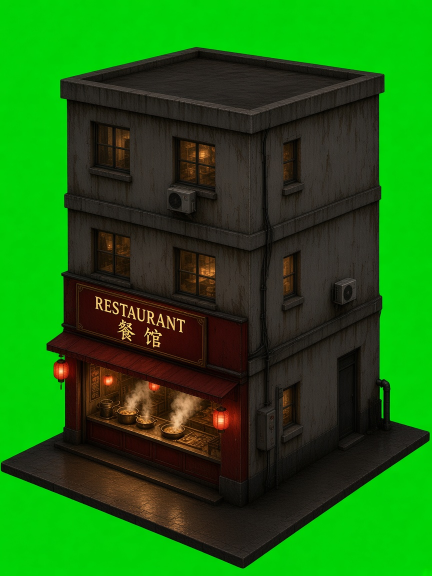
#> input picture art-gen/gen_ag_restaurant.jpg, 864 x 1152 px (shown at 1/2 size)
$ python tools_asiaground.py
#> lines starting #> are read from the running program, lines starting #| are printed output that depends on the picture
### tools_finitions.py
# Finitions visuelles (branche creation/finitions-visuelles). N'écrit jamais dans src/.
# 1) porte du sarcophage v3 (dôme entier)  2) matte du projecteur et de la rotonde  3) table de jeu rectangulaire
import json, math, os, sys
import numpy as np
from PIL import Image
from scipy import ndimage
HERE = os.path.dirname(os.path.abspath(__file__)); sys.path.insert(0, HERE)
import tools_interiors as TI
YAW, PITCH, K = 34.5, 28.8, 50
cy, sy = math.cos(math.radians(YAW)), math.sin(math.radians(YAW))
G = HERE + '/art-gen/'; A = HERE + '/assets/'

def mag_edge_pct(rgba):
    """% des pixels de bord (alpha 1..254, ou opaques à 2 px du transparent) à teinte magenta."""
    a = rgba[..., 3].astype(int); op = a > 0
    edge = ((a > 0) & (a < 255)) | (op & ~ndimage.binary_erosion(op, iterations=2))
    p = rgba[..., :3].astype(int); r, g, b = p[..., 0], p[..., 1], p[..., 2]
    mag = (np.minimum(r, b) - g > 25) & (r > 60) & (b > 60)
    n = edge.sum(); return round(100 * (mag & edge).sum() / max(1, n), 2), int(n)

# [19 lines left out: function rematte, not called in this run]

GATE_SCALE = 1.10  # mesuré : l'arche de gen_steel_gate3 est 0,91x celle de gen_steel_gate2 à largeur totale égale
# [45 lines left out: functions align_to_old, gate, mattes, not called in this run]

def key_green_obj(path):
#> called with path = 'art-gen/gen_ag_restaurant.jpg'
    a = np.asarray(Image.open(path).convert('RGB')).astype(float); r, g, b = a[..., 0], a[..., 1], a[..., 2]
#> after `r, g, b = (a[..., 0], a[..., 1], a[..., 2])`:
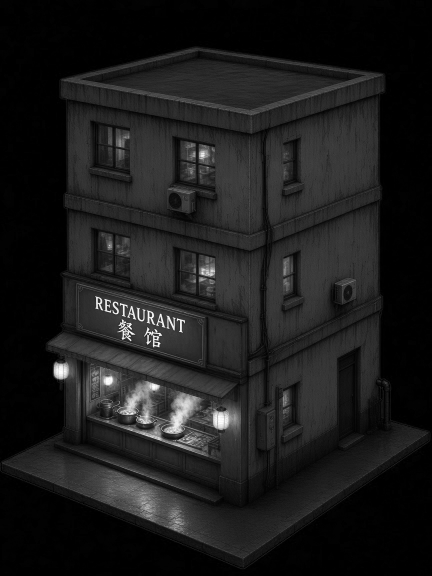
#> r: shape (1152, 864) float64 (shown at 1/2 size); min 0, max 255, mean 27.5
#> after `r, g, b = (a[..., 0], a[..., 1], a[..., 2])`:
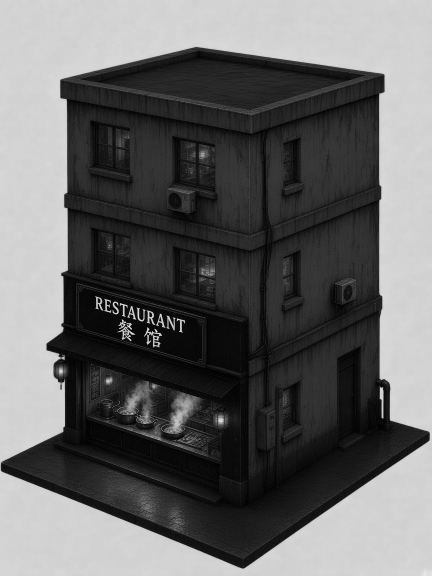
#> g: shape (1152, 864) float64 (shown at 1/2 size); min 0, max 241, mean 102.6
#> after `r, g, b = (a[..., 0], a[..., 1], a[..., 2])`:
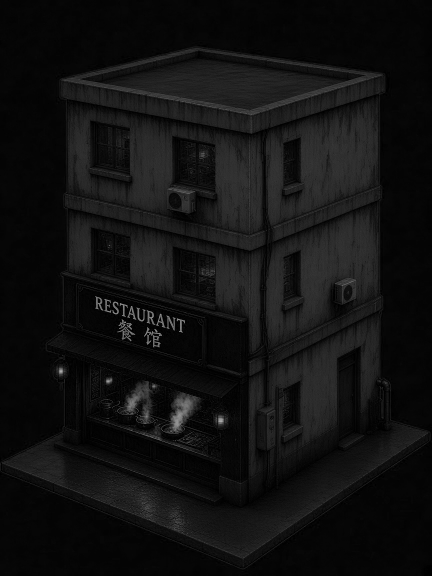
#> b: shape (1152, 864) float64 (shown at 1/2 size); min 0, max 190, mean 16.9
    ex = g - np.maximum(r, b)                      # fond vert vif (0, 230, 0)
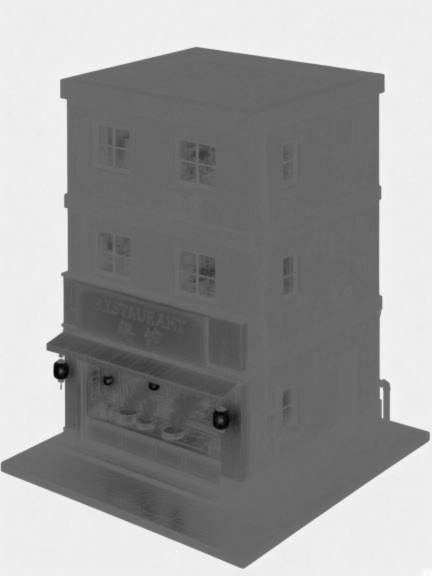
#> ex: shape (1152, 864) float64 (shown at 1/2 size); min -168, max 232, mean 73.4; drawn with min black and max white
    al = np.clip((150 - ex) / 60, 0, 1)
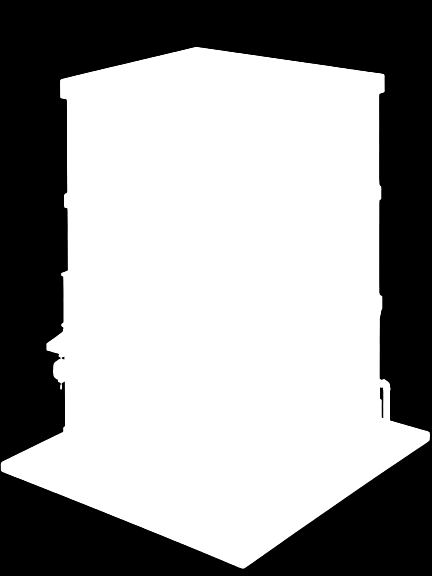
#> al: shape (1152, 864) float64 (shown at 1/2 size); min 0, max 1, mean 0.61
    al = ndimage.binary_opening(al > 0.5, iterations=2) * al
    a[..., 1] = np.minimum(g, np.maximum(r, b) * 1.15 + 6) * (al < 0.999) + g * (al >= 0.999)  # despill vert des bords
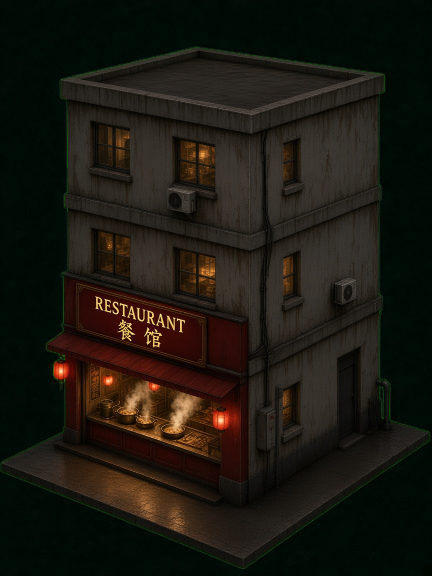
#> a: shape (1152, 864, 3) float64 (shown at 1/2 size); mean R, G, B 27.5, 25, 16.9
    hard = ndimage.binary_fill_holes(al > 0.5); al = np.where(hard, np.maximum(al, (ex < 60)), al)
#> (the rest of the program and of its run is left out)
